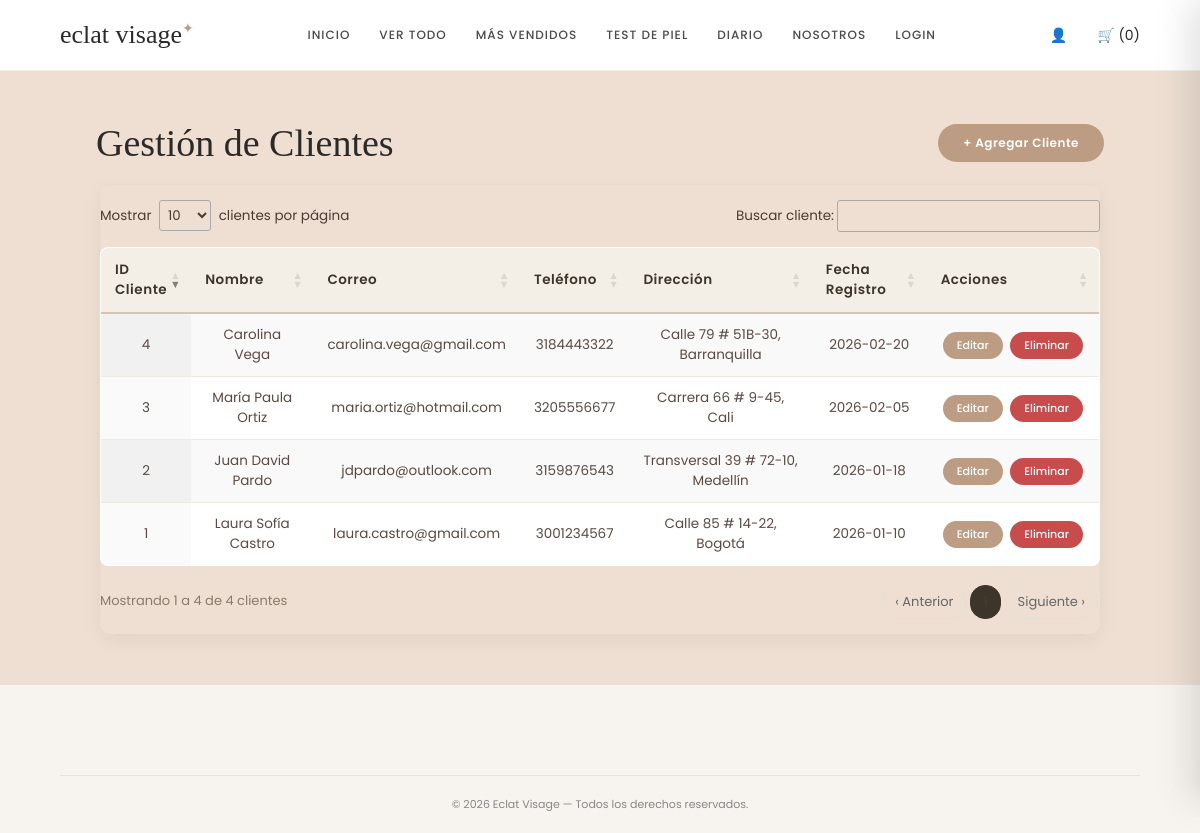
The page /CRUD/clientes_crud.php (signed in) on the database its author committed.
### tables this page shows
CREATE TABLE `clientes` (
  `id_cliente` int(11) NOT NULL AUTO_INCREMENT,
  `nombre` varchar(150) NOT NULL,
  `correo` varchar(150) NOT NULL,
  `telefono` varchar(50) DEFAULT NULL,
  `direccion` varchar(255) DEFAULT NULL,
  `fecha_registro` date NOT NULL DEFAULT (CURRENT_DATE),
  PRIMARY KEY (`id_cliente`)
);

### CRUD/clientes_crud.php (the view, shortened to what this page needs)
<?php
include("conexion.php");
$sql = "SELECT * FROM clientes ORDER BY id_cliente DESC";
$resultado = $conexion->query($sql);
?>
<!DOCTYPE html>
<html lang="es">
<head>
    <link rel="stylesheet" href="../estilos.css">
    <link rel="stylesheet" href="https://cdn.datatables.net/1.13.7/css/jquery.dataTables.min.css">
</head>
<body>
    <header class="header">
        <div class="logo">eclat visage<span>✦</span></div>
        <nav class="nav">
            <a href="../index.html">INICIO</a>
            <a href="../tienda.html">VER TODO</a>
            <a href="../mas-vendidos.html">MÁS VENDIDOS</a>
            <a href="../test.html">TEST DE PIEL</a>
            <a href="../blog.html">DIARIO</a>
            <a href="../nosotros.html">NOSOTROS</a>
        </nav>
        <div class="header-iconos">
            <span>👤</span>
            <span id="contador-carrito">🛒 (0)</span>
        </div>
    </header>
    <main class="panel-cliente">
        <div style="display: flex; justify-content: space-between; align-items: center; margin-bottom: 20px; flex-wrap: wrap; gap: 10px;">
            <h1 style="margin: 0;">Gestión de Clientes</h1>
            <a href="clientes_agregar.php" class="btn-agregar" style="margin: 0;">+ Agregar Cliente</a>
        </div>
        <div class="tabla-contenedor">
            <table id="tabla-clientes" class="tabla-clientes display" style="width:100%;">
                <thead>
                    <tr>
                        <th>ID Cliente</th>
                        <th>Nombre</th>
                        <th>Correo</th>
                        <th>Teléfono</th>
                        <th>Dirección</th>
                        <th>Fecha Registro</th>
                        <th>Acciones</th>
                    </tr>
                </thead>
                <tbody>
                    <?php if ($resultado && $resultado->num_rows > 0): ?>
                        <?php while ($row = $resultado->fetch_assoc()): ?>
                            <tr>
                                <td><?php echo $row['id_cliente']; ?></td>
                                <td><?php echo htmlspecialchars($row['nombre']); ?></td>
                                <td><?php echo htmlspecialchars($row['correo']); ?></td>
                                <td><?php echo htmlspecialchars($row['telefono'] ?? ''); ?></td>
                                <td><?php echo htmlspecialchars($row['direccion'] ?? ''); ?></td>
                                <td><?php echo $row['fecha_registro']; ?></td>
                                <td class="acciones-cell">
                                    <a href="clientes_editar.php?id=<?php echo $row['id_cliente']; ?>" class="btn-accion">Editar</a>
                                    <a href="clientes_eliminar.php?id=<?php echo $row['id_cliente']; ?>" class="btn-eliminar">Eliminar</a>
                                </td>
                            </tr>
                        <?php endwhile; ?>
                    <?php endif; ?>
                </tbody>
            </table>
        </div>
    </main>
    <footer class="footer">
        <div class="copyright">
            © 2026 Eclat Visage — Todos los derechos reservados.
        </div>
    </footer>
</body>
</html>

### estilos.css (style rules this page uses)
* { margin: 0; padding: 0; box-sizing: border-box; }
body { font-family: 'Poppins', sans-serif; background-color: #fcfbfa; color: #2c2a29; min-height: 100vh; display: flex; flex-direction: column; }
.header { display: flex; justify-content: space-between; align-items: center; padding: 20px 5%; background-color: #ffffff; border-bottom: 1px solid #f2ede7; }
.logo { font-family: 'Playfair Display', serif; font-size: 26px; font-weight: 500; }
.logo span { font-size: 14px; color: #bc9c82; vertical-align: super; }
.nav { display: flex; align-items: center; flex-wrap: wrap; gap: 5px; }
.nav a { text-decoration: none; color: #4a4a4a; font-size: 12px; font-weight: 500; margin: 0 12px; letter-spacing: 1px; transition: color 0.3s ease; }
.header-iconos { display: flex; align-items: center; gap: 15px; }
.header-iconos span, .header-iconos a { cursor: pointer; font-size: 14px; text-decoration: none; color: inherit; }
.panel-cliente, main.crud-body { flex: 1; background-color: #eedfd2; padding: 50px 8%; text-align: center; }
.panel-cliente h1, main.crud-body h1 { font-family: 'Playfair Display', serif; font-size: 38px; color: #2c2a29; margin-bottom: 25px; font-weight: 500; }
.btn-agregar { background-color: #bc9c82; color: #ffffff; border: none; padding: 10px 25px; border-radius: 20px; font-weight: 600; font-size: 12px; cursor: pointer; text-decoration: none; display: inline-block; margin-bottom: 20px; letter-spacing: 0.5px; transition: background-color 0.3s ease; }
.tabla-contenedor { width: 100%; max-width: 1000px; margin: 0 auto; overflow-x: auto; box-shadow: 0 6px 20px rgba(0,0,0,0.06); border-radius: 10px; }
.tabla-clientes, .tabla-datos { width: 100%; border-collapse: collapse; background-color: #ffffff; color: #2c2a29; border-radius: 10px; overflow: hidden; }
.tabla-clientes th, .tabla-datos th { background-color: #bc9c82; color: #ffffff; padding: 14px 15px; font-size: 13px; font-weight: 600; text-align: center; letter-spacing: 0.5px; }
.tabla-clientes td, .tabla-datos td { padding: 12px 15px; border-bottom: 1px solid #f2ede7; font-size: 13px; text-align: center; }
.btn-accion, .btn-editar { background-color: #bc9c82; border: none; color: white; padding: 5px 14px; border-radius: 15px; cursor: pointer; font-size: 11px; font-weight: 500; margin: 2px; text-decoration: none; display: inline-block; transition: background-color 0.2s ease; }
.btn-eliminar { background-color: #c94c4c; border: none; color: white; padding: 5px 14px; border-radius: 15px; cursor: pointer; font-size: 11px; font-weight: 500; margin: 2px; text-decoration: none; display: inline-block; transition: background-color 0.2s ease; }
.acciones-cell { white-space: nowrap; }
.footer, .footer-crud { background-color: #f7f3ee; color: #333; padding: 50px 5% 20px; border-top: 1px solid #e8e2d9; font-size: 13px; }
.copyright { text-align: center; margin-top: 40px; padding-top: 20px; border-top: 1px solid #e8e2d9; color: #888; font-size: 11px; }
table.dataTable { border-collapse: collapse !important; border: 1px solid #e6dfd5 !important; border-radius: 8px; overflow: hidden; margin-top: 10px !important; margin-bottom: 15px !important; width: 100% !important; background: #ffffff; }
table.dataTable thead th { background-color: #f4efe6 !important; color: #3d352a !important; font-weight: 600 !important; border-bottom: 2px solid #d8c5b2 !important; padding: 12px 14px !important; font-size: 13.5px; }
table.dataTable tbody td { padding: 11px 14px !important; border-bottom: 1px solid #f0eae1 !important; color: #5a4a42 !important; font-size: 13.5px; vertical-align: middle; }

### rows shown on the page
clientes: id_cliente "4", nombre "Carolina Vega", correo "carolina.vega@gmail.com", telefono "3184443322", direccion "Calle 79 # 51B-30, Barranquilla", fecha_registro "2026-02-20"
clientes: id_cliente "3", nombre "María Paula Ortiz", correo "maria.ortiz@hotmail.com", telefono "3205556677", direccion "Carrera 66 # 9-45, Cali", fecha_registro "2026-02-05"
clientes: id_cliente "2", nombre "Juan David Pardo", correo "jdpardo@outlook.com", telefono "3159876543", direccion "Transversal 39 # 72-10, Medellín", fecha_registro "2026-01-18"
clientes: id_cliente "1", nombre "Laura Sofía Castro", correo "laura.castro@gmail.com", telefono "3001234567", direccion "Calle 85 # 14-22, Bogotá", fecha_registro "2026-01-10"
